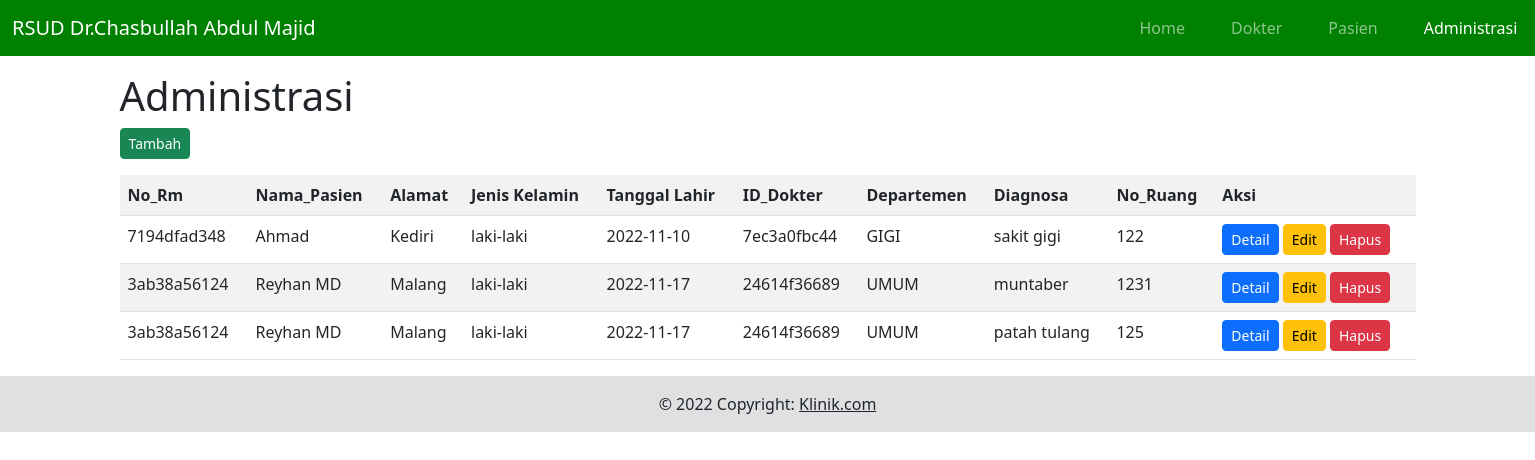
The app's page /tindakan with its own data.
### tables this page shows
CREATE TABLE `tabel_tindakan` (
  `No_reg` char(11) NOT NULL,
  `ID_Dokter` char(11) NOT NULL,
  `Jam` time NOT NULL,
  `Diagnosa` text NOT NULL,
  `Tindakan_Kedokteran` text NOT NULL,
  `No_Ruang` int(11) NOT NULL,
  `Keterangan` text NOT NULL,
  `No_Rm` char(11) NOT NULL
);

CREATE TABLE `tabel_pasien` (
  `No_Rm` char(11) NOT NULL,
  `Nama` varchar(255) NOT NULL,
  `Alamat` text NOT NULL,
  `Tgl_Lahir` date NOT NULL,
  `Jenis_Kelamin` enum('laki-laki','perempuan') NOT NULL,
  `Pekerjaan` varchar(255) NOT NULL
);

CREATE TABLE `tabel_dokter` (
  `ID_Dokter` char(11) NOT NULL,
  `ID_Departemen` varchar(255) NOT NULL,
  `Nama` varchar(255) NOT NULL,
  `Alamat` text NOT NULL,
  `Tgl_Lahir` date NOT NULL
);

### application/controllers/Base_Controller.php (called while the page is built, shortened)
<?php
abstract class Base_Controller extends CI_Controller {
    protected $context = null;
    public function __construct(){
        $this->load->model("{$this->context}_model",$this->context);
    }
    public function index(){
        $data['records'] = $this->{$this->context}->find_all();
        $this->load->view("{$this->context}/index",$data);
    }
}

### index.php (called while the page is built, shortened)
<?php
require_once BASEPATH.'core/CodeIgniter.php';

### application/models/Tindakan_model.php (called while the page is built, shortened)
<?php
class Tindakan_model extends CI_Model{
    public function find_all(){
        return $this->db->query("SELECT tabel_tindakan.*,tabel_dokter.ID_Dokter,tabel_dokter.ID_Departemen,tabel_pasien.*
        FROM tabel_tindakan
        INNER JOIN tabel_dokter ON tabel_dokter.ID_Dokter = tabel_tindakan.ID_Dokter INNER JOIN tabel_pasien ON tabel_pasien.No_Rm=tabel_tindakan.No_Rm")->result_array();
    }
}

### application/views/tindakan/index.php (the view, shortened to what this page needs)
<?php
include APPPATH . 'views/fragment/header.php';
include APPPATH . 'views/fragment/menu.php';
?>
<h1>Administrasi</h1>
<div class="d-flex justify-content-start mb-3">
    <a class="btn btn-success btn-sm" href="<?= base_url("tindakan/form") ?>">Tambah</a>
</div>
<table class="table table-striped">
    <tr>
        <th>No_Rm</th>
        <th>Nama_Pasien</th>
        <th>Alamat</th>
        <th>Jenis Kelamin</th>
        <th>Tanggal Lahir</th>
        <th>ID_Dokter</th>
        <th>Departemen</th>
        <th>Diagnosa</th>
        <th>No_Ruang</th>
        <th>Aksi</th>
    </tr>
    <?php
    foreach ($records as $idx => $data) {
    ?>
        <tr>
            <td><?= $data['No_Rm'] ?></td>
            <td><?= $data['Nama'] ?></td>
            <td><?= $data['Alamat'] ?></td>
            <td><?= $data['Jenis_Kelamin'] ?></td>
            <td><?= $data['Tgl_Lahir'] ?></td>
            <td><?= $data['ID_Dokter'] ?></td>
            <td><?= $data['ID_Departemen'] ?></td>
            <td><?= $data['Diagnosa'] ?></td>
            <td><?= $data['No_Ruang'] ?></td>
            <td>
                <div class="btn-group">
                    <a class="btn btn-primary btn-sm" href="<?= base_url("tindakan/detail/{$data['No_reg']}") ?>">Detail</a>
                </div>
                <div class="btn-group">
                    <a class="btn btn-warning btn-sm" href="<?= base_url("tindakan/form/{$data['No_reg']}") ?>">Edit</a>
                </div>
                <div class="btn-group">
                    <a class="btn btn-danger btn-sm" onclick="return confirm('menghapus data?')" href="<?= base_url("tindakan/hapus/{$data['No_reg']}") ?>">Hapus</a>
                </div>
            </td>
        </tr>
    <?php
    }
    ?>
</table>
<?php
include APPPATH . 'views/fragment/footer.php';
?>

### application/views/fragment/header.php (shortened to what this page needs)
<!DOCTYPE html>
<html>
    <head>
		<link rel="stylesheet" href="<?= BASE_ASSETS ?>bootstrap-5.2.2/css/bootstrap.min.css">
	</head>
    <body>

### application/views/fragment/menu.php (shortened to what this page needs)
<?php
$folder = $this->uri->segment(1);
?>
<nav class="navbar navbar-dark navbar-expand-lg " style="background-color: green; color:white;" >
 <div class="container-fluid">
  <a class="navbar-brand" href="#">RSUD Dr.Chasbullah Abdul Majid</a>
  <div class="collapse navbar-collapse" id="navbarSupportedContent">
   <ul class="navbar-nav me-auto mb-2 mb-lg-0 " style="margin-left: 800px ; gap:30px;">
    <li class="nav-item">
    <a class="nav-link <?= $folder == 'welcome' ? 'active' : '' ?>" aria-current="page" href="<?= base_url() ?>welcome">Home</a>
    </li>
    <li class="nav-item">
    <a class="nav-link <?= $folder == 'dokter' ? 'active' : '' ?>" href="<?= base_url() ?>dokter">Dokter</a></li>
    <a class="nav-link <?= $folder == 'pasien' ? 'active' : '' ?>" href="<?= base_url() ?>pasien">Pasien</a></li>
    <a class="nav-link <?= $folder == 'tindakan' ? 'active' : '' ?>" href="<?= base_url() ?>tindakan">Administrasi</a></li>
   </ul>
  </div>
 </div>
</nav>
<div class="container">

### application/views/fragment/footer.php
</div>
<footer class="bg-light text-center text-lg-start">
 <div class="text-center p-3" style="background-color: rgba(0, 0, 0, 0.1);">
  © 2022 Copyright:
  <a class="text-dark" href="https://klinik.com/">Klinik.com</a>
 </div>
</footer>
</html>

### records on screen
tabel_tindakan: tabel_pasien.No_Rm "7194dfad348", tabel_pasien.Nama "Ahmad", tabel_pasien.Alamat "Kediri", tabel_pasien.Jenis_Kelamin "laki-laki", tabel_pasien.Tgl_Lahir "2022-11-10", ID_Dokter.ID_Dokter "7ec3a0fbc44", ID_Dokter.ID_Departemen "GIGI", Diagnosa "sakit gigi", No_Ruang "122"
tabel_tindakan: tabel_pasien.No_Rm "3ab38a56124", tabel_pasien.Nama "Reyhan MD", tabel_pasien.Alamat "Malang", tabel_pasien.Jenis_Kelamin "laki-laki", tabel_pasien.Tgl_Lahir "2022-11-17", ID_Dokter.ID_Dokter "24614f36689", ID_Dokter.ID_Departemen "UMUM", Diagnosa "muntaber", No_Ruang "1231"
tabel_tindakan: tabel_pasien.No_Rm "3ab38a56124", tabel_pasien.Nama "Reyhan MD", tabel_pasien.Alamat "Malang", tabel_pasien.Jenis_Kelamin "laki-laki", tabel_pasien.Tgl_Lahir "2022-11-17", ID_Dokter.ID_Dokter "24614f36689", ID_Dokter.ID_Departemen "UMUM", Diagnosa "patah tulang", No_Ruang "125"
